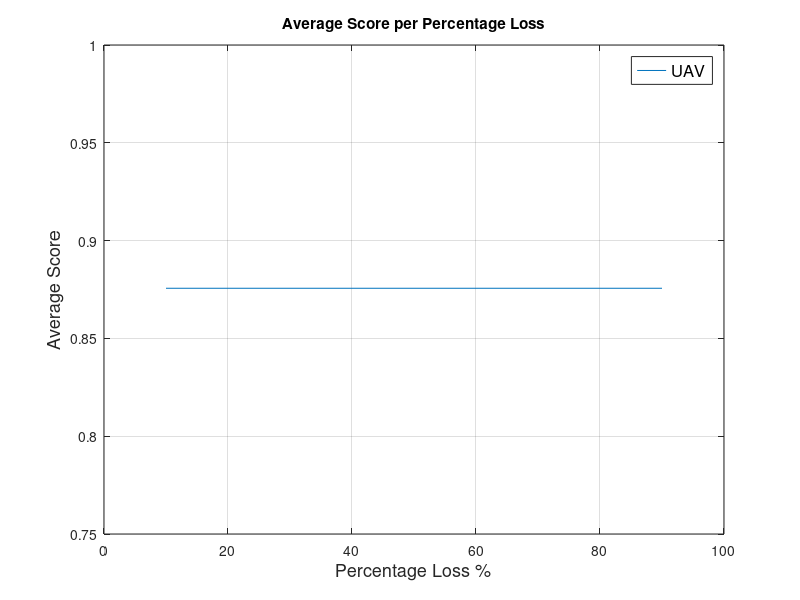

Reproduce this figure in MATLAB.
x = 10:10:90;

%y_A = [0.872676637, 0.872676637, 0.887538591, 0.886381759, 0.878614952, 0.880704129, 0.886209402, 0.887999023];
y_A = [0.875634292	0.875634292	0.875634292	0.875634292	0.875634292	0.875634292	0.875634292	0.875634292	0.875634292];

y_A = flip(y_A);

figure(1);
plot(x, y_A');
hold on
%plot(x, y_B','*-','Color',[0	0.344827586206897	0]);
%hold on
%plot(x, y_C','+-','Color',[0.517241379310345	0.517241379310345	1]);
legend('UAV', 'FontSize', 12);
h1= xlabel('Percentage Loss %'); 
h2=ylabel('Average Score');
title('Average Score per Percentage Loss')
%or h=get(gca,'xlabel')
set(h1, 'FontSize', 13)
set(h2, 'FontSize', 13)
grid on;
